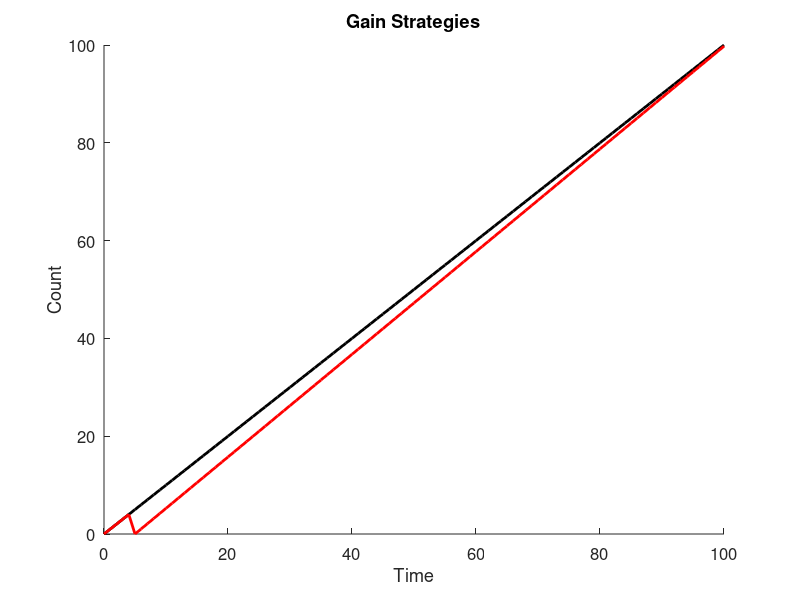
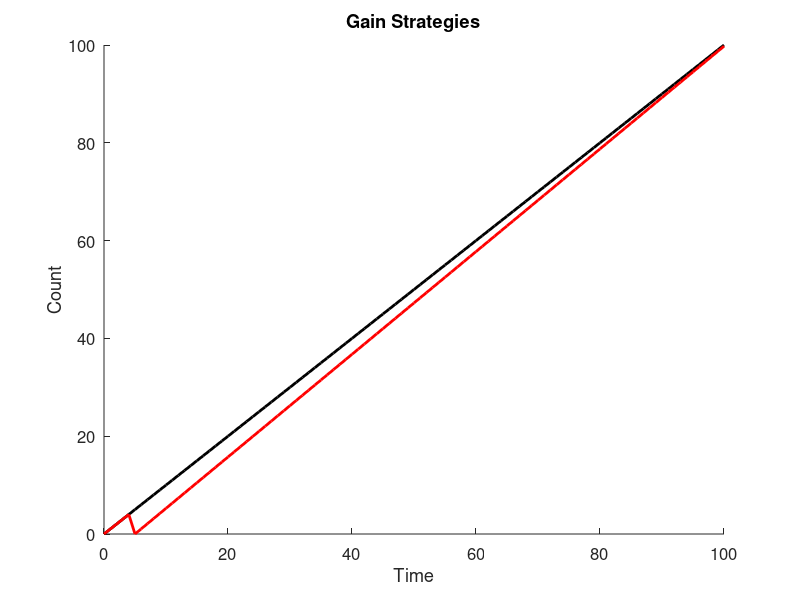

Recreate these plots in MATLAB, in order.
% GainStrategies.m
%
% Question: Is it better to spend and increase productivity or to keep a
% steady gain when trying to reach a set amount?
% Answer: This code! (Potentially...)
%
% Code: starting at the same point, with the same gain rate, one case will
% raise steadily as the control.  Different cases will be added to show
% different strategies, such as spending points to increase gain rate,
% doing so once or constantly, for different amounts of gain rate increase,
% etc...
%
% INPUTS:
%
% OUTPUTS:
% 1) Plot with different cases showing gain over set amount of time, very
% long-term
% 2) Spreadsheet with data values
% 3) Spreadsheet with summary
%
% CASES:
% 0) ControlCase - Steady, linear, increasing 1-to-1; will also be uses as
% a counter
% XX) CaseXX - start with steady gain, reach certain amount, spend points
% to increase gain rate, reach certain amount again, spend points to
% increase gain rate again
% VARIABLES: not all may be used
% 1) Spend Amount - minimum spending amount to increase gain rate; will try
% different minimum amounts
% 2) Gain Rate Increase - amount by which gain rate will increase; will try
% different incease amounts
% 3) Type of Increase - addition or multiplication; multiplication will be
% greater, addition will show by how much
% 4) Times to Increase Gain - number of times to spend and increase gain;
% will try limited or continuous
% 5) Limit of Single Increase - number of spending and increase in one
% action; will try minimum of 1 to maximum available

% Clean up MATLAB workstation; check which are needed
close all;
clear all;
clc;

out_dir = 'C:\Users\I2R_Admin\Documents\Work\Study\Git\RepositoryExample\Outputs\'

% Set up output file
gainDetailsFile = 'GainStrategies.xlsx';
IDT = {'Time\Control Gain', 'Case 1'};
IDI = {};
IDD = 0;
IDE = 0;
rowToWrite = 0;

% Case details
sumCase1 = 0;
gainCase1 = 1;
haveInc = 0;

for t = 0:100
    rowToWrite = rowToWrite +1;
    
    % Control case
    IDD(rowToWrite, 1) = t;
    
    % Case 1
    IDD(rowToWrite, 2) = sumCase1;
    sumCase1 = sumCase1 + gainCase1;
    if sumCase1 == 5
        if haveInc == 0
            haveInc = 1;
            sumCase1 = sumCase1 - 5;
            gainCase1 = gainCase1 + 0.05;
        end        
    end
end

figure;
hold on
plot(IDD(:, 1), IDD(:, 1), 'k', 'LineWidth', 2);
plot(IDD(:, 1), IDD(:, 2), 'r', 'LineWidth', 2);
title('Gain Strategies', 'Interpreter', 'none');
xlabel('Time', 'FontSize', 12);
ylabel('Count', 'FontSize', 12);
set(gca, 'FontSize', 12);
savefig(gcf, [out_dir 'GainStrategies.fig']);
saveas(gcf, [out_dir 'GainStrategies.png']);
